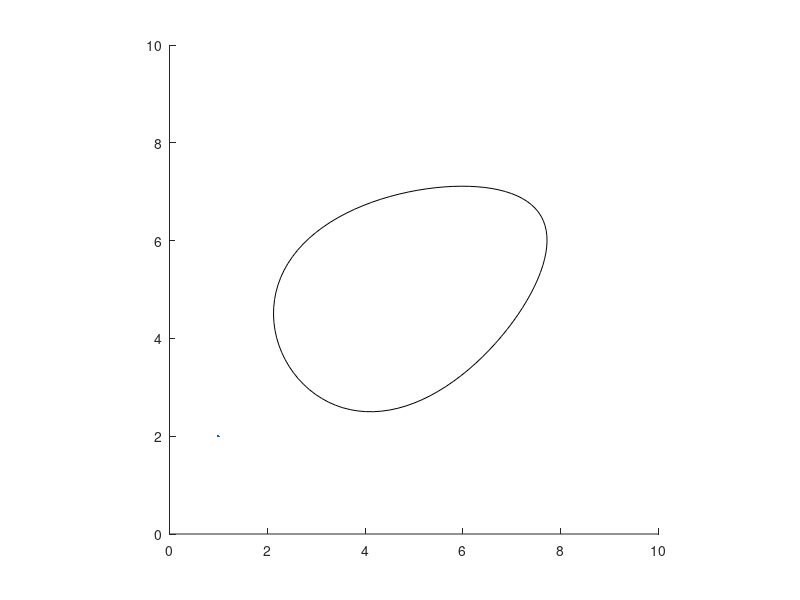

MATLAB code for this plot: (Note: this script raises an error after producing the figure.)

function eggxample01()
    clf;

    egg_params = struct();
    egg_params.a = 3; egg_params.b = 2; egg_params.c = .15;

    %specify the position and orientation of the egg
    x0 = 5; y0 = 5; theta = pi/6;
    %set up the axis
    figure(); hold on; axis equal; axis square;
    axis([0,10,0,10])
    
    % s has a period of 1
    s_perimeter = linspace(0, 1, 100);
    [V_vals, ~] = egg_func(s_perimeter, x0, y0, theta, egg_params);

    % plot egg
    plot(V_vals(1, :), V_vals(2, :), 'k', LineWidth=2)
    %plot(V_vals(1, :), V_vals(2, :), 'ro', LineWidth=4)

    % plot bounding box
    [xrange, yrange] = find_bounding_box(x0, y0, theta, egg_params);
    rectangle("Position", [xrange(1), yrange(1), diff(xrange), diff(yrange)])

    % s_tangent = 0.3;
    % [V_tangent, G_tangent] = egg_func(s_tangent, x0, y0, theta, egg_params);
    % 
    % plot(V_tangent(1), V_tangent(2), 'ro', MarkerFaceColor='r', MarkerSize=4)
    % plot(V_tangent(1)+[0, G_tangent(1)], V_tangent(2)+[0, G_tangent(2)], 'k', Linewidth=2)

    % check collision
    figure(); hold on; axis equal; axis square;
    axis([0,15,0,15])
    y_ground = -0.5; x_wall = 14;
    x1 = 0:2:14; y1 = 0.5*ones(8);
    plot(x1, y1)   % plot ground
    plot(14*ones(4), 0.5:2:6.5) % plot the wall

    [t_ground, t_wall] = collision_func(egg_params, y_ground, x_wall);

    % plot egg
    t_plot = min([t_ground, t_wall]);
    [x0, y0, theta] = egg_traj(t_plot);
    [V, ~] = egg_func(s_perimeter, x0, y0, theta, egg_params);

    % plot egg
    plot(V(1, :), V(2, :), 'k', LineWidth=2)
    title("collision test plot")

    % animate the egg
    %animate_egg(egg_params, y_ground, 34)

    % make the video 
    clf;
    video_example(egg_params, y_ground, 34)
end

%Short example demonstrating how to create a MATLAB animation
%In this case, a square moving along an elliptical path
%This version also store the animation in a vide.
function video_example(egg_params, y_ground, x_wall)
    %define location and filename where video will be stored
    %written a bit weird to make it fit when viewed in assignment
    mypath1 = 'C:\Users\lodio\OneDrive - Olin College of Engineering\Desktop\';
    mypath2 = 'Classes\Junior Fall\Orion Math\MechE-Math-Assignment-1';
    fname='egg_animation.avi';
    input_fname = [mypath1,mypath2,fname];
    
    %create a videowriter, which will write frames to the animation file
    writerObj = VideoWriter(input_fname);
    %must call open before writing any frames
    open(writerObj);
    
    % throw in the animate code
    % set up the plotting axis
    fig4 = figure(4); hold on; axis equal; axis square;
    axis_end = 40; %1.2*x_wall;
    axis([-1, axis_end, -1, axis_end])

    % plot boundaries
    n=6; x_vals_g = 0:x_wall/n:x_wall; 
    y_vals_g = y_ground*ones(n+1);

    x_vals_w = x_wall*ones(n+1);
    y_vals_w = y_ground:axis_end/n:axis_end;

    plot(x_vals_g, y_vals_g)    % plot ground
    plot(x_vals_w, y_vals_w)    % plot wall

    % initialize the egg plot
    [x0, y0, theta] = egg_traj(0);
    s_perim = linspace(0, 1, 100);  % s has a period of 1
    [V_vals, ~] = egg_func(s_perim, x0, y0, theta, egg_params);
    egg_plot = plot(V_vals(1, :), V_vals(2, :), 'k', LineWidth=2);

    % calc collision time
    [t_ground, t_wall] = collision_func(egg_params, y_ground, x_wall);
    t_collide = min([t_ground, t_wall]);

    hits_wall_first = 1;
    if t_collide == t_ground
        hits_wall_first = 0;
    end
        

    %iterate through time
    for t = 0:.001:t_collide
        
        % get position of egg at time t
        [x0, y0, theta] = egg_traj(t);
        
        % extract position data
        [V_vals, ~] = egg_func(s_perim, x0, y0, theta, egg_params);

        % assign pos data to vars
        x_plot = V_vals(1, :);
        y_plot = V_vals(2, :);

        % update the coordinates of the egg plot
        set(egg_plot,'xdata', x_plot,'ydata', y_plot);
        %update the actual plotting window
        drawnow;

        %capture a frame (what is currently plotted)
        current_frame = getframe(fig4);
        %write the frame to the video
        writeVideo(writerObj,current_frame);
    end

    %must call close after all frames are written
    close(writerObj);

    % % plot a dot at collision point
    % if hits_wall_first
    %     plot(x_wall, y0, "ro", MarkerSize=3)
    % else
    %     plot(x0, y_ground, "ro", MarkerSize=3)
    % end
end


function animate_egg(egg_params, y_ground, x_wall)
    
    % set up the plotting axis
    figure(); hold on; axis equal; axis square;
    axis_end = 40; %1.2*x_wall;
    axis([-1, axis_end, -1, axis_end])

    % plot boundaries
    n=6; x_vals_g = 0:x_wall/n:x_wall; 
    y_vals_g = y_ground*ones(n+1);

    x_vals_w = x_wall*ones(n+1);
    y_vals_w = y_ground:axis_end/n:axis_end;

    plot(x_vals_g, y_vals_g)    % plot ground
    plot(x_vals_w, y_vals_w)    % plot wall

    % initialize the egg plot
    [x0, y0, theta] = egg_traj(0);
    s_perim = linspace(0, 1, 100);  % s has a period of 1
    [V_vals, ~] = egg_func(s_perim, x0, y0, theta, egg_params);
    egg_plot = plot(V_vals(1, :), V_vals(2, :), 'k', LineWidth=2);

    % calc collision time
    [t_ground, t_wall] = collision_func(egg_params, y_ground, x_wall);
    t_collide = min([t_ground, t_wall]);

    hits_wall_first = 1;
    if t_collide == t_ground
        hits_wall_first = 0;
    end
        

    %iterate through time
    for t = 0:.001:t_collide
        
        % get position of egg at time t
        [x0, y0, theta] = egg_traj(t);
        
        % extract position data
        [V_vals, ~] = egg_func(s_perim, x0, y0, theta, egg_params);

        % assign pos data to vars
        x_plot = V_vals(1, :);
        y_plot = V_vals(2, :);

        % update the coordinates of the egg plot
        set(egg_plot,'xdata', x_plot,'ydata', y_plot);
        %update the actual plotting window
        drawnow;
    end

    
    % plot a dot at collision point
    if hits_wall_first
        plot(x_wall, y0, "ro", MarkerSize=3)
    else
        plot(x0, y_ground, "ro", MarkerSize=3)
    end
end


% Function that computes the collision time for a thrown egg
% INPUTS:
    % traj_fun: a function that describes the [x,y,theta] trajectory
    %           of the egg (takes time t as input)
    % egg_params: a struct describing the hyperparameters of the oval
    % y_ground: height of the ground
    % x_wall: position of the wall
% OUTPUTS:
    % t_ground: time that the egg would hit the ground
    % t_wall: time that the egg would hit the wall
function [t_ground, t_wall] = collision_func(egg_params, y_ground, x_wall)
    % use bisection method

    % find an upper bound (time t when the egg is past collision)
    t_upperx = 1; t_uppery = 1; t_lower = 0;
    xmax = xmax_at_t_wrapper(t_upperx, egg_params); 
    ymin = ymin_at_t_wrapper(t_uppery, egg_params);
    
    while  (ymin > y_ground)
        t_uppery = 2*t_uppery;
        
        ymin = ymin_at_t_wrapper(t_uppery, egg_params);
    end

    while (xmax < x_wall)
        t_upperx = 2*t_upperx;
        xmax = xmax_at_t_wrapper(t_upperx, egg_params); 
    end
    
    % establish the functions i'm finding the roots of
    xmax_over_t = @(t) xmax_at_t_wrapper(t, egg_params) - x_wall; 
    ymin_over_t = @(t) ymin_at_t_wrapper(t, egg_params) - y_ground;
    
    % establish inputs
    dxtol = 1e-14; ytol = 1e-14; max_iter = 200;
    % call solver on functions
    t_wall = bisection_solver(xmax_over_t, t_lower, t_upperx, max_iter, dxtol, ytol);
    t_ground = bisection_solver(ymin_over_t, t_lower, t_uppery, max_iter, dxtol, ytol);

end

function xmax = xmax_at_t_wrapper(t, egg_params)
    [x0, y0, theta] = egg_traj(t);
    [x_range, ~] = find_bounding_box(x0, y0, theta, egg_params);
    xmax = x_range(2);
end

function ymin = ymin_at_t_wrapper(t, egg_params)
    [x0, y0, theta] = egg_traj(t);
    [~, y_range] = find_bounding_box(x0, y0, theta, egg_params);
    ymin = y_range(1);
end


function [x_range, y_range] = find_bounding_box(x0, y0, theta, egg_params)
    % given the egg position and orientation, find roots of Gx and Gy
    % (where G = [Gx, Gy] and defines the tangent line to the egg)
    % which correspond to the points which define the bounding box

    % wrapper funcs return the Gx and Gy component, respectively, in 
    % accordance with the point defined by the inputs into egg_func
    egg_wrapper_func2_x = @(s_in) egg_wrapper_func1_x(s_in, x0, y0, theta, egg_params);
    egg_wrapper_func2_y = @(s_in) egg_wrapper_func1_y(s_in, x0, y0, theta, egg_params);

    % make containers
    x_list = []; y_list = []; 

    % generate evenly spaced guesses (s ranges 0-1)
    s_guess_list = 0:0.2:1;
    % establish params (not used with fzero, used in our solvers)
    dxtol = 1e-14; ytol = 1e-14; max_iter = 200; dfdxmin = 1e-8;

    for s_guess = s_guess_list
        % s_rootx = secant_solver(egg_wrapper_func2_x, s_guess, dxtol, ytol, max_iter, defdxmin);
        % use fzero for now
        % s_rootx = fzero(egg_wrapper_func2_x, s_guess);
        % s_rooty = fzero(egg_wrapper_func2_y, s_guess);
        s_rootx = secant_solve(egg_wrapper_func2_x, s_guess, s_guess+0.05, max_iter, dxtol, ytol);
        s_rooty = secant_solve(egg_wrapper_func2_y, s_guess, s_guess+0.05, max_iter, dxtol, ytol);

        % eval egg_func at the roots, store relevant pos param
        [V, ~] = egg_func(s_rootx, x0, y0, theta, egg_params);
        x_list(end+1) = V(1);
        [V, ~] = egg_func(s_rooty, x0, y0, theta, egg_params);
        y_list(end+1) = V(2);
    end

    % extract max and min (the bounding vals)
    x_range = [min(x_list), max(x_list)];
    y_range = [min(y_list), max(y_list)];
end

function Gx = egg_wrapper_func1_x(s, x0, y0, theta, egg_params)
    [~, G] = egg_func(s, x0, y0, theta, egg_params);
    Gx = G(1);
end

function Gy = egg_wrapper_func1_y(s, x0, y0, theta, egg_params)
    [~, G] = egg_func(s, x0, y0, theta, egg_params);
    Gy = G(2);
end


% Example parabolic trajectory
function [x0, y0, theta] = egg_traj(t)
    x0 = 7*t + 8;
    y0 = -6*t.^2 + 20*t + 6;
    theta = 5*t;
end

% This function generates the parametric curve describing an oval
% INPUTS:
    % s: the curve parametr. s is a number from 0 to 1. The curve fcn has
    %       a period of 1, so s=0.3 and s=1.3 will generate the same output
    %       s can also be a list (row vector) of numbers
    % theta: rotation of the oval. theta is a number from 0 to 2*pi.
    %        Increasing theta rotates the oval counterclockwise
    % x0: horizontal offset of the oval
    % y0: vertical offset of the oval
    % egg_params: a struct describing the hyperparameters of the oval
    %       egg_params has three variables, a,b, and c
    %       without any rotation/translation, the oval satisfies the eqn:
    %       xˆ2/aˆ2 + (yˆ2/bˆ2)*eˆ(c*x) = 1
    %       tweaking a,b,c changes the shape of the oval
% OUTPUTS:
    % V: the position of the point on the oval given the inputs
    %       If s is a single number, then V will have the form of a
    %       column vector [x_out;y_out] where (x_out, y_out) are the coords 
    %       of the point on the oval. If the input t is a list of numbers 
    %       (a row vector) i.e.: s = [s_1,...,s_N]
    %       then V will be an 2xN matrix: [x_1,...,x_N; y_1,...,y_N]
    %       where (x_i,y_i) correspond to input s_i
    % G: the gradient of V taken with respect to s
    %       If s is a single number, then G will be the col vector [dx/ds; dy/ds]
    %       If s is the list [s_1,...,s_N], then G will be the 2xN matrix:
    %       [dx_1/ds_1,...,dx_N/ds_N; dy_1/ds_1,...,dy_N/ds_N]

function [V, G] = egg_func(s,x0,y0,theta,egg_params)
    %unpack the struct
    a=egg_params.a;
    b=egg_params.b;
    c=egg_params.c;
    %compute x (without rotation or translation)
    x = a*cos(2*pi*s);
    %useful intermediate variable
    f = exp(-c*x/2);
    %compute y (without rotation or translation)
    y = b*sin(2*pi*s).*f;
    %compute the derivatives of x and y (without rotation or translation)
    dx = -2*pi*a*sin(2*pi*s);
    df = (-c/2)*f.*dx;
    dy = 2*pi*b*cos(2*pi*s).*f + b*sin(2*pi*s).*df;
    %rotation matrix corresponding to theta
    R = [cos(theta),-sin(theta);sin(theta),cos(theta)];
    %compute position and gradient for rotated + translated oval
    V = R*[x;y]+[x0*ones(1,length(theta));y0*ones(1,length(theta))];
    G = R*[dx;dy];
end
